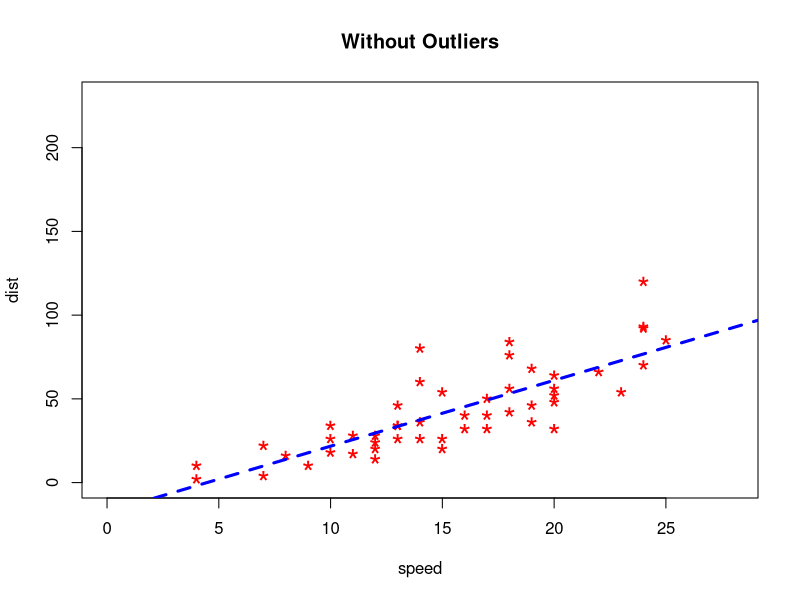
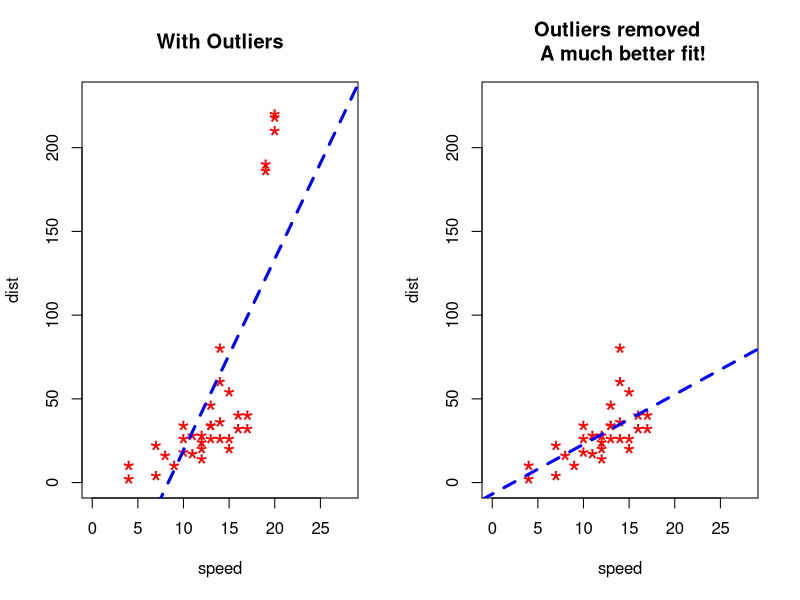
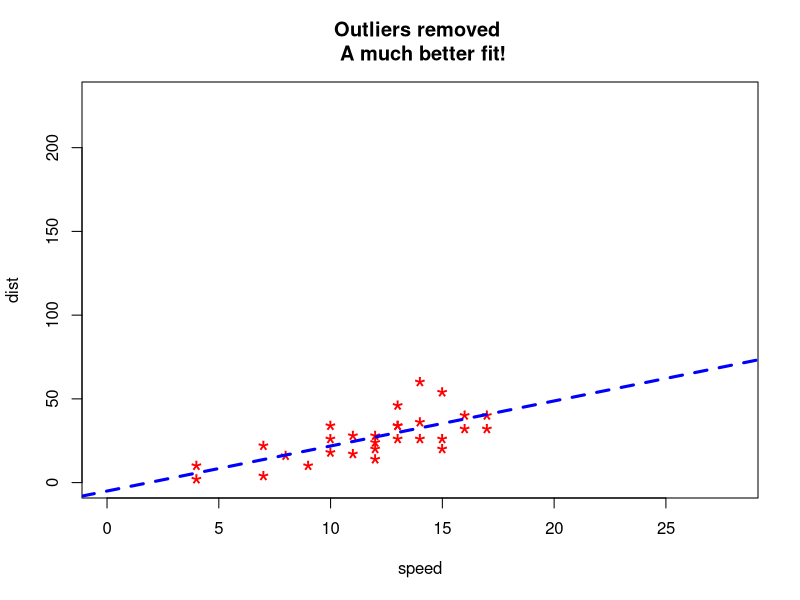

Generate these figures, in order, with R:
# Outlier detection and removal

# We start by visualising the cars dataset. This data consist of two columns namely car speed and distance it traveled. 
# Type, help(cars) in the R console to look at the data
plot(cars$speed, cars$dist, xlim=c(0, 28), ylim=c(0, 230), main="Without Outliers", xlab="speed", ylab="dist", pch="*", col="red", cex=2)
abline(lm(dist ~ speed, data=cars), col="blue", lwd=3, lty=2)

# Inject outliers into data.
cars1 <- cars[1:30, ]  # original data
cars_outliers <- data.frame(speed=c(19,19,20,20,20), dist=c(190, 186, 210, 220, 218))  # introduce outliers.
cars2 <- rbind(cars1, cars_outliers)  # data with outliers.

# Plot of data with outliers.
par(mfrow=c(1, 2))
plot(cars2$speed, cars2$dist, xlim=c(0, 28), ylim=c(0, 230), main="With Outliers", xlab="speed", ylab="dist", pch="*", col="red", cex=2)
abline(lm(dist ~ speed, data=cars2), col="blue", lwd=3, lty=2)

# Plot of original data without outliers. Note the change in slope (angle) of best fit line.
plot(cars1$speed, cars1$dist, xlim=c(0, 28), ylim=c(0, 230), main="Outliers removed \n A much better fit!", xlab="speed", ylab="dist", pch="*", col="red", cex=2)
abline(lm(dist ~ speed, data=cars1), col="blue", lwd=3, lty=2)

# Once the outliers are identified, you can treat them by (a) Imputation- using mean, median or mode (b)values that lie outside the 1.5 * IQR limits, we could cap it by replacing those observations outside the lower limit with the value of 5th %ile and those that lie above the upper limit, with the value of 95th %ile. Below is a sample code that achieves this.
cars_outliers_removed <- cars2 [cars2$dist > quantile(cars2$dist, .25)- 
                                      1.5*IQR(cars2$dist) &
                                cars2$dist < quantile(cars2$dist, .75)+
                                      1.5*IQR(cars2$dist),]
par(mfrow=c(1, 1))
# plot the outliers removed data
plot(cars_outliers_removed$speed, cars_outliers_removed$dist, xlim=c(0, 28), ylim=c(0, 230), main="Outliers removed \n A much better fit!", xlab="speed", ylab="dist", pch="*", col="red", cex=2)
abline(lm(dist ~ speed, data=cars_outliers_removed), col="blue", lwd=3, lty=2)

